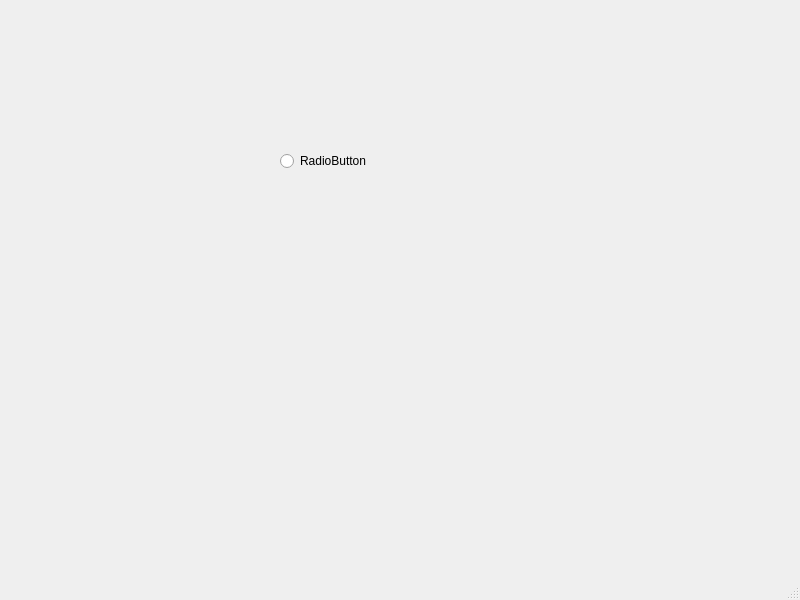
<?xml version="1.0" encoding="UTF-8"?>
<ui version="4.0">
 <class>MainWindow</class>
 <widget class="QMainWindow" name="MainWindow">
  <property name="geometry">
   <rect>
    <x>0</x>
    <y>0</y>
    <width>800</width>
    <height>600</height>
   </rect>
  </property>
  <property name="windowTitle">
   <string>MainWindow</string>
  </property>
  <widget class="QWidget" name="centralwidget">
   <widget class="QRadioButton" name="radioButton">
    <property name="geometry">
     <rect>
      <x>280</x>
      <y>150</y>
      <width>132</width>
      <height>22</height>
     </rect>
    </property>
    <property name="text">
     <string>RadioButton</string>
    </property>
   </widget>
  </widget>
  <widget class="QMenuBar" name="menubar">
   <property name="geometry">
    <rect>
     <x>0</x>
     <y>0</y>
     <width>800</width>
     <height>29</height>
    </rect>
   </property>
  </widget>
  <widget class="QStatusBar" name="statusbar"/>
 </widget>
 <resources/>
 <connections/>
</ui>
